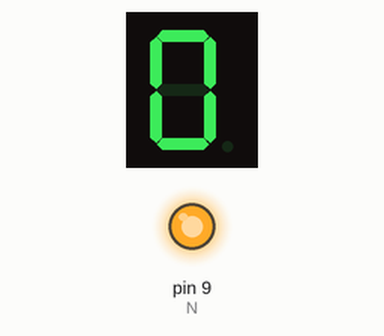
This sketch was run on a simulated Arduino Uno, built with avr-gcc and run on an emulated ATmega328P. Shown: 1-digit seven-segment display, output pins drawn as LEDs (lit = HIGH). Wiring (inferred from the names in the program): 1-digit 7-segment display, segments lit when HIGH: segments pin 2, pin 3, pin 4, pin 5, pin 6, pin 7, pin 8. The segment pins are drawn as the display they are named for; pins used as bus, display or sensor lines are not drawn.

Above: at 0.1 s.
At 1.1 s:
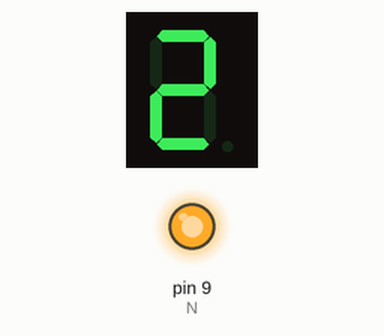
At 2.1 s:
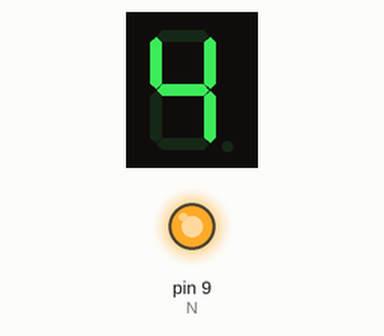
At 4.6 s:
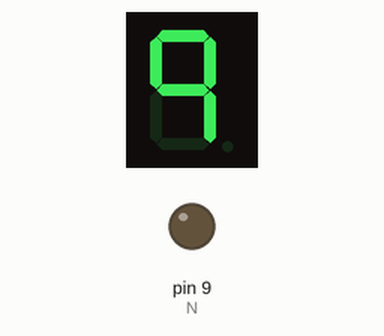
Timing chart, 0 to 40.0 s (numbered marks = the images above):
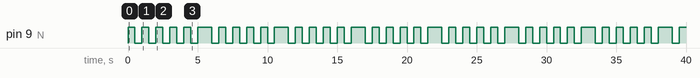

The sketch:

7segmentLed.ino
```cpp
int A = 2;
int B = 3;
int C = 4;
int D = 5;
int E = 6;
int F = 7;
int G = 8;
int N = 9;


void setup() {
  pinMode(A, OUTPUT); //Segmentde "A" kısmı
  pinMode(B, OUTPUT); //Segmentde "B" kısmı
  pinMode(C, OUTPUT); //Segmentde "C" kısmı
  pinMode(D, OUTPUT); //Segmentde "D" kısmı
  pinMode(E, OUTPUT); //Segmentde "E" kısmı
  pinMode(F, OUTPUT); //Segmentde "F" kısmı
  pinMode(G, OUTPUT); //Segmentde "G" kısmı
  pinMode(N, OUTPUT); //Segmentde "DP" kısmı (Nokta kısmı)
}

void loop(){
  for(int i=0; i<= 10;i++){
  printNumber(i);
  if (i % 2 == 0) {
    createDot();
  }
  delay(500);
  }
}

void printNumber(int number){
   switch(number){
   case 0 :
   // "0" Sayısını yazar.
   digitalWrite(A, 1);
   digitalWrite(B, 1);
   digitalWrite(C, 1);
   digitalWrite(D, 1);
   digitalWrite(E, 1);
   digitalWrite(F, 1);
   digitalWrite(G, 0);
   digitalWrite(N, 0);
   break;

   case 1:
   // "1" Sayısını yazar.
   digitalWrite(A, 0);
   digitalWrite(B, 1);
   digitalWrite(C, 1);
   digitalWrite(D, 0);
   digitalWrite(E, 0);
   digitalWrite(F, 0);
   digitalWrite(G, 0);
   digitalWrite(N, 0);
   break;

   case 2:
   // "2" Sayısını yazar.
   digitalWrite(A, 1);
   digitalWrite(B, 1);
   digitalWrite(C, 0);
   digitalWrite(D, 1);
   digitalWrite(E, 1);
   digitalWrite(F, 0);
   digitalWrite(G, 1);
   digitalWrite(N, 0);
   break;

   case 3:
   // "3" Sayısını yazar.
   digitalWrite(A, 1);
   digitalWrite(B, 1);
   digitalWrite(C, 1);
   digitalWrite(D, 1);
   digitalWrite(E, 0);
   digitalWrite(F, 0);
   digitalWrite(G, 1);
   digitalWrite(N, 0);
   break;


   case 4:
   // "4" Sayısını yazar.
   digitalWrite(A, 0);
   digitalWrite(B, 1);
   digitalWrite(C, 1);
   digitalWrite(D, 0);
   digitalWrite(E, 0);
   digitalWrite(F, 1);
   digitalWrite(G, 1);
   digitalWrite(N, 0);
   break;

   case 5:
   // "5" Sayısını yazar.
   digitalWrite(A, 1);
   digitalWrite(B, 0);
   digitalWrite(C, 1);
   digitalWrite(D, 1);
   digitalWrite(E, 0);
   digitalWrite(F, 1);
   digitalWrite(G, 1);
   digitalWrite(N, 0);
   break;

   case 6:
   // "6" Sayısını yazar.
   digitalWrite(A, 1);
   digitalWrite(B, 0);
   digitalWrite(C, 1);
   digitalWrite(D, 1);
   digitalWrite(E, 1);
   digitalWrite(F, 1);
   digitalWrite(G, 1);
   digitalWrite(N, 0);
   break;

   case 7:
   // "F" Sayısını yazar.
   digitalWrite(A, 1);
   digitalWrite(B, 1);
   digitalWrite(C, 1);
   digitalWrite(D, 0);
   digitalWrite(E, 0);
   digitalWrite(F, 0);
   digitalWrite(G, 0);
   digitalWrite(N, 0);
   break;

   case 8:
   // "8" Sayısını yazar.
   digitalWrite(A, 1);
   digitalWrite(B, 1);
   digitalWrite(C, 1);
   digitalWrite(D, 1);
   digitalWrite(E, 1);
   digitalWrite(F, 1);
   digitalWrite(G, 1);
   digitalWrite(N, 0);
   break;

   case 9:
   // "9" Sayısını yazar.
   digitalWrite(A, 1);
   digitalWrite(B, 1);
   digitalWrite(C, 1);
   digitalWrite(D, 0);
   digitalWrite(E, 0);
   digitalWrite(F, 1);
   digitalWrite(G, 1);
   digitalWrite(N, 0);
   break;
   case 10:
   //// Hiçbir şey yazmaz.
  digitalWrite(2, 0);
  digitalWrite(B, 0);
  digitalWrite(C, 0);
  digitalWrite(D, 0);
  digitalWrite(E, 0);
  digitalWrite(F, 0);
  digitalWrite(G, 0);
  digitalWrite(N, 0);
  break;
   }
}
void createDot(){
 // Sadece "nokta" yazar.
digitalWrite(N, 1);
}
```

Measured:
- by itself, pin 9 (N): repeats every 5.5 s: 4 × (LOW 0.50 s, HIGH 0.50 s), LOW 0.50 s, HIGH 1.0 s
- by itself, everything shown: repeats every 5.5 s, in 11 steps
- what the display in image 1 shows lasts 0.5 s, from 1.0 s to 1.5 s
